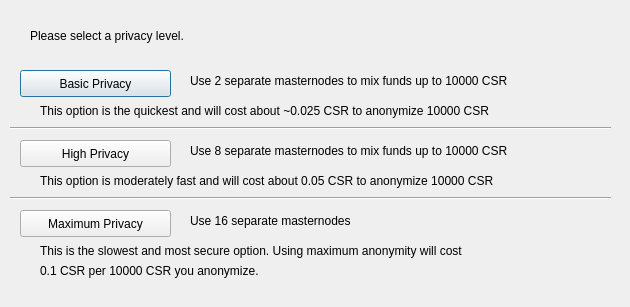
<?xml version="1.0" encoding="UTF-8"?>
<ui version="4.0">
 <class>PrivatesendConfig</class>
 <widget class="QDialog" name="PrivatesendConfig">
  <property name="geometry">
   <rect>
    <x>0</x>
    <y>0</y>
    <width>630</width>
    <height>307</height>
   </rect>
  </property>
  <property name="windowTitle">
   <string>Configure Privatesend</string>
  </property>
  <widget class="QPushButton" name="buttonBasic">
   <property name="geometry">
    <rect>
     <x>20</x>
     <y>70</y>
     <width>151</width>
     <height>27</height>
    </rect>
   </property>
   <property name="text">
    <string>Basic Privacy</string>
   </property>
  </widget>
  <widget class="QPushButton" name="buttonHigh">
   <property name="geometry">
    <rect>
     <x>20</x>
     <y>140</y>
     <width>151</width>
     <height>27</height>
    </rect>
   </property>
   <property name="text">
    <string>High Privacy</string>
   </property>
  </widget>
  <widget class="QPushButton" name="buttonMax">
   <property name="geometry">
    <rect>
     <x>20</x>
     <y>210</y>
     <width>151</width>
     <height>27</height>
    </rect>
   </property>
   <property name="text">
    <string>Maximum Privacy</string>
   </property>
  </widget>
  <widget class="QLabel" name="label">
   <property name="geometry">
    <rect>
     <x>30</x>
     <y>20</y>
     <width>571</width>
     <height>31</height>
    </rect>
   </property>
   <property name="text">
    <string>Please select a privacy level.</string>
   </property>
  </widget>
  <widget class="QLabel" name="label_2">
   <property name="geometry">
    <rect>
     <x>190</x>
     <y>70</y>
     <width>421</width>
     <height>21</height>
    </rect>
   </property>
   <property name="text">
    <string>Use 2 separate masternodes to mix funds up to 10000 CSR</string>
   </property>
  </widget>
  <widget class="QLabel" name="label_3">
   <property name="geometry">
    <rect>
     <x>190</x>
     <y>140</y>
     <width>411</width>
     <height>21</height>
    </rect>
   </property>
   <property name="text">
    <string>Use 8 separate masternodes to mix funds up to 10000 CSR</string>
   </property>
  </widget>
  <widget class="QLabel" name="label_4">
   <property name="geometry">
    <rect>
     <x>190</x>
     <y>210</y>
     <width>421</width>
     <height>21</height>
    </rect>
   </property>
   <property name="text">
    <string>Use 16 separate masternodes</string>
   </property>
  </widget>
  <widget class="QLabel" name="label_6">
   <property name="geometry">
    <rect>
     <x>40</x>
     <y>100</y>
     <width>561</width>
     <height>21</height>
    </rect>
   </property>
   <property name="text">
    <string>This option is the quickest and will cost about ~0.025 CSR to anonymize 10000 CSR</string>
   </property>
  </widget>
  <widget class="QLabel" name="label_7">
   <property name="geometry">
    <rect>
     <x>40</x>
     <y>170</y>
     <width>561</width>
     <height>21</height>
    </rect>
   </property>
   <property name="text">
    <string>This option is moderately fast and will cost about 0.05 CSR to anonymize 10000 CSR</string>
   </property>
  </widget>
  <widget class="QLabel" name="label_8">
   <property name="geometry">
    <rect>
     <x>40</x>
     <y>240</y>
     <width>561</width>
     <height>21</height>
    </rect>
   </property>
   <property name="text">
    <string>This is the slowest and most secure option. Using maximum anonymity will cost</string>
   </property>
  </widget>
  <widget class="QLabel" name="label_9">
   <property name="geometry">
    <rect>
     <x>40</x>
     <y>260</y>
     <width>561</width>
     <height>21</height>
    </rect>
   </property>
   <property name="text">
    <string>0.1 CSR per 10000 CSR you anonymize.</string>
   </property>
  </widget>
  <widget class="Line" name="line">
   <property name="geometry">
    <rect>
     <x>10</x>
     <y>120</y>
     <width>601</width>
     <height>16</height>
    </rect>
   </property>
   <property name="orientation">
    <enum>Qt::Horizontal</enum>
   </property>
  </widget>
  <widget class="Line" name="line_2">
   <property name="geometry">
    <rect>
     <x>10</x>
     <y>190</y>
     <width>601</width>
     <height>16</height>
    </rect>
   </property>
   <property name="orientation">
    <enum>Qt::Horizontal</enum>
   </property>
  </widget>
 </widget>
 <resources/>
 <connections/>
</ui>
